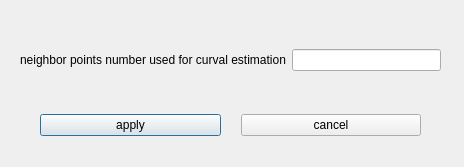
<?xml version="1.0" encoding="UTF-8"?>
<ui version="4.0">
 <class>DialogPointCloudCurvationEstimate</class>
 <widget class="QDialog" name="DialogPointCloudCurvationEstimate">
  <property name="geometry">
   <rect>
    <x>0</x>
    <y>0</y>
    <width>464</width>
    <height>167</height>
   </rect>
  </property>
  <property name="windowTitle">
   <string>Curvation Estimate</string>
  </property>
  <widget class="QWidget" name="horizontalLayoutWidget">
   <property name="geometry">
    <rect>
     <x>20</x>
     <y>100</y>
     <width>421</width>
     <height>51</height>
    </rect>
   </property>
   <layout class="QHBoxLayout" name="horizontalLayout">
    <property name="spacing">
     <number>20</number>
    </property>
    <property name="leftMargin">
     <number>20</number>
    </property>
    <property name="rightMargin">
     <number>20</number>
    </property>
    <property name="bottomMargin">
     <number>0</number>
    </property>
    <item>
     <widget class="QPushButton" name="applyButton">
      <property name="text">
       <string>apply</string>
      </property>
     </widget>
    </item>
    <item>
     <widget class="QPushButton" name="cancelButton">
      <property name="text">
       <string>cancel</string>
      </property>
     </widget>
    </item>
   </layout>
  </widget>
  <widget class="QWidget" name="horizontalLayoutWidget_2">
   <property name="geometry">
    <rect>
     <x>20</x>
     <y>20</y>
     <width>421</width>
     <height>80</height>
    </rect>
   </property>
   <layout class="QHBoxLayout" name="horizontalLayout_2">
    <item>
     <widget class="QLabel" name="label">
      <property name="text">
       <string>neighbor points number used for curval estimation</string>
      </property>
     </widget>
    </item>
    <item>
     <widget class="QLineEdit" name="lineEdit_curvationEstimate_numberpoint"/>
    </item>
   </layout>
  </widget>
 </widget>
 <resources/>
 <connections/>
</ui>
